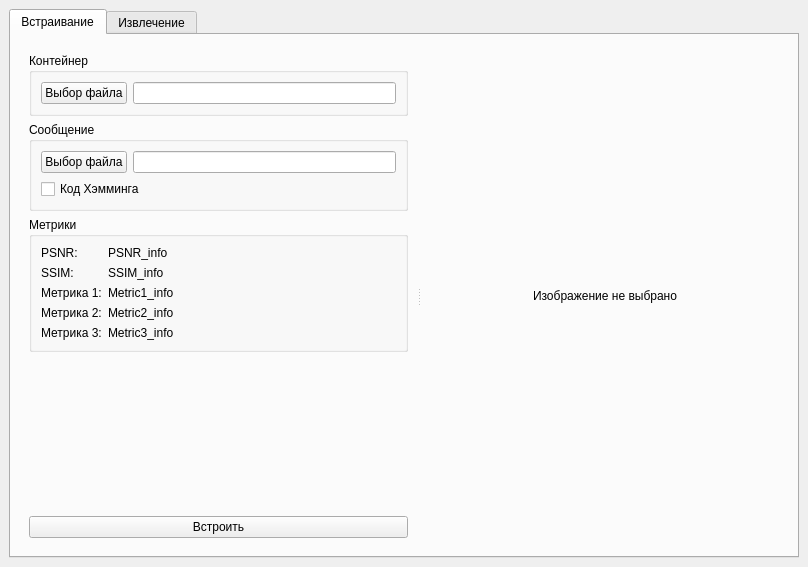
<?xml version="1.0" encoding="UTF-8"?>
<ui version="4.0">
 <class>MainWindow</class>
 <widget class="QMainWindow" name="MainWindow">
  <property name="geometry">
   <rect>
    <x>0</x>
    <y>0</y>
    <width>808</width>
    <height>567</height>
   </rect>
  </property>
  <property name="windowTitle">
   <string>LSB</string>
  </property>
  <property name="documentMode">
   <bool>false</bool>
  </property>
  <widget class="QWidget" name="centralwidget">
   <layout class="QVBoxLayout" name="verticalLayout_11">
    <item>
     <widget class="QTabWidget" name="tabWidget">
      <property name="currentIndex">
       <number>0</number>
      </property>
      <widget class="QWidget" name="Embed_tab">
       <attribute name="title">
        <string>Встраивание</string>
       </attribute>
       <layout class="QHBoxLayout" name="horizontalLayout_3">
        <item>
         <widget class="QSplitter" name="Embed_tab_splitter">
          <property name="baseSize">
           <size>
            <width>0</width>
            <height>0</height>
           </size>
          </property>
          <property name="orientation">
           <enum>Qt::Horizontal</enum>
          </property>
          <widget class="QFrame" name="Controls_frame">
           <layout class="QVBoxLayout" name="verticalLayout_3">
            <item>
             <widget class="QGroupBox" name="Container_groupBox">
              <property name="title">
               <string>Контейнер</string>
              </property>
              <layout class="QVBoxLayout" name="verticalLayout">
               <item>
                <layout class="QHBoxLayout" name="Container_file_horizontalLayout">
                 <item>
                  <widget class="QPushButton" name="Container_fileChoose_button">
                   <property name="text">
                    <string>Выбор файла</string>
                   </property>
                  </widget>
                 </item>
                 <item>
                  <widget class="QLineEdit" name="Container_filePath_line">
                   <property name="text">
                    <string/>
                   </property>
                  </widget>
                 </item>
                </layout>
               </item>
              </layout>
             </widget>
            </item>
            <item>
             <widget class="QGroupBox" name="Message_groupBox">
              <property name="title">
               <string>Сообщение</string>
              </property>
              <layout class="QVBoxLayout" name="verticalLayout_2">
               <item>
                <layout class="QHBoxLayout" name="Message_file_horizontalLayout">
                 <item>
                  <widget class="QPushButton" name="Message_fileChoose_button">
                   <property name="text">
                    <string>Выбор файла</string>
                   </property>
                  </widget>
                 </item>
                 <item>
                  <widget class="QLineEdit" name="Message_filePath_line">
                   <property name="text">
                    <string/>
                   </property>
                  </widget>
                 </item>
                </layout>
               </item>
               <item>
                <widget class="QCheckBox" name="Message_hammingCode_checkBox">
                 <property name="text">
                  <string>Код Хэмминга</string>
                 </property>
                </widget>
               </item>
              </layout>
             </widget>
            </item>
            <item>
             <widget class="QGroupBox" name="Metrics_groupBox">
              <property name="title">
               <string>Метрики</string>
              </property>
              <layout class="QFormLayout" name="formLayout">
               <item row="0" column="0">
                <widget class="QLabel" name="PSNR_label">
                 <property name="text">
                  <string>PSNR:</string>
                 </property>
                </widget>
               </item>
               <item row="0" column="1">
                <widget class="QLabel" name="PSNR_info">
                 <property name="text">
                  <string>PSNR_info</string>
                 </property>
                </widget>
               </item>
               <item row="1" column="0">
                <widget class="QLabel" name="SSIM_label">
                 <property name="text">
                  <string>SSIM:</string>
                 </property>
                </widget>
               </item>
               <item row="1" column="1">
                <widget class="QLabel" name="SSIM_info">
                 <property name="text">
                  <string>SSIM_info</string>
                 </property>
                </widget>
               </item>
               <item row="2" column="0">
                <widget class="QLabel" name="Metric1_label">
                 <property name="text">
                  <string>Метрика 1:</string>
                 </property>
                </widget>
               </item>
               <item row="2" column="1">
                <widget class="QLabel" name="Metric1_info">
                 <property name="text">
                  <string>Metric1_info</string>
                 </property>
                </widget>
               </item>
               <item row="3" column="0">
                <widget class="QLabel" name="Metric2_label">
                 <property name="text">
                  <string>Метрика 2:</string>
                 </property>
                </widget>
               </item>
               <item row="3" column="1">
                <widget class="QLabel" name="Metric2_info">
                 <property name="text">
                  <string>Metric2_info</string>
                 </property>
                </widget>
               </item>
               <item row="4" column="0">
                <widget class="QLabel" name="Metric3_label">
                 <property name="text">
                  <string>Метрика 3:</string>
                 </property>
                </widget>
               </item>
               <item row="4" column="1">
                <widget class="QLabel" name="Metric3_info">
                 <property name="text">
                  <string>Metric3_info</string>
                 </property>
                </widget>
               </item>
              </layout>
             </widget>
            </item>
            <item>
             <spacer name="Controls_verticalSpacer">
              <property name="orientation">
               <enum>Qt::Vertical</enum>
              </property>
              <property name="sizeHint" stdset="0">
               <size>
                <width>20</width>
                <height>40</height>
               </size>
              </property>
             </spacer>
            </item>
            <item>
             <widget class="QPushButton" name="Embed_button">
              <property name="text">
               <string>Встроить</string>
              </property>
             </widget>
            </item>
           </layout>
          </widget>
          <widget class="QWidget" name="ShowImage_widget" native="true">
           <layout class="QHBoxLayout" name="horizontalLayout">
            <item>
             <spacer name="horizontalSpacer">
              <property name="orientation">
               <enum>Qt::Horizontal</enum>
              </property>
              <property name="sizeHint" stdset="0">
               <size>
                <width>40</width>
                <height>20</height>
               </size>
              </property>
             </spacer>
            </item>
            <item>
             <widget class="QLabel" name="ShowImage_label">
              <property name="baseSize">
               <size>
                <width>0</width>
                <height>0</height>
               </size>
              </property>
              <property name="text">
               <string>Изображение не выбрано</string>
              </property>
             </widget>
            </item>
            <item>
             <spacer name="horizontalSpacer_2">
              <property name="orientation">
               <enum>Qt::Horizontal</enum>
              </property>
              <property name="sizeHint" stdset="0">
               <size>
                <width>40</width>
                <height>20</height>
               </size>
              </property>
             </spacer>
            </item>
           </layout>
          </widget>
         </widget>
        </item>
       </layout>
      </widget>
      <widget class="QWidget" name="Extract_tab">
       <attribute name="title">
        <string>Извлечение</string>
       </attribute>
       <layout class="QHBoxLayout" name="horizontalLayout_5">
        <item>
         <widget class="QSplitter" name="Extract_tab_splitter">
          <property name="orientation">
           <enum>Qt::Horizontal</enum>
          </property>
          <widget class="QFrame" name="Controls_frame_ext">
           <layout class="QVBoxLayout" name="verticalLayout_7">
            <item>
             <widget class="QGroupBox" name="Container_groupBox_ext">
              <property name="title">
               <string>Контейнер</string>
              </property>
              <layout class="QVBoxLayout" name="verticalLayout_8">
               <item>
                <layout class="QHBoxLayout" name="Container_file_horizontalLayout_ext">
                 <item>
                  <widget class="QPushButton" name="Container_fileChoose_button_ext">
                   <property name="text">
                    <string>Выбор файла</string>
                   </property>
                  </widget>
                 </item>
                 <item>
                  <widget class="QLineEdit" name="Container_filePath_line_ext">
                   <property name="text">
                    <string/>
                   </property>
                  </widget>
                 </item>
                </layout>
               </item>
              </layout>
             </widget>
            </item>
            <item>
             <widget class="QGroupBox" name="Message_groupBox_ext">
              <property name="title">
               <string>Сообщение</string>
              </property>
              <layout class="QVBoxLayout" name="verticalLayout_9">
               <item>
                <layout class="QHBoxLayout" name="Message_file_horizontalLayout_ext">
                 <item>
                  <widget class="QPushButton" name="Message_fileChoose_button_ext">
                   <property name="text">
                    <string>Выбор файла</string>
                   </property>
                  </widget>
                 </item>
                 <item>
                  <widget class="QLineEdit" name="Message_filePath_line_ext">
                   <property name="text">
                    <string/>
                   </property>
                  </widget>
                 </item>
                </layout>
               </item>
               <item>
                <widget class="QCheckBox" name="Message_hammingCode_checkBox_ext">
                 <property name="text">
                  <string>Код Хэмминга</string>
                 </property>
                </widget>
               </item>
              </layout>
             </widget>
            </item>
            <item>
             <spacer name="verticalSpacer">
              <property name="orientation">
               <enum>Qt::Vertical</enum>
              </property>
              <property name="sizeHint" stdset="0">
               <size>
                <width>20</width>
                <height>40</height>
               </size>
              </property>
             </spacer>
            </item>
            <item>
             <widget class="QPushButton" name="Extract_button">
              <property name="text">
               <string>Извлечь</string>
              </property>
             </widget>
            </item>
           </layout>
          </widget>
          <widget class="QWidget" name="ShowImage_widget_ext" native="true">
           <layout class="QHBoxLayout" name="horizontalLayout_2">
            <item>
             <spacer name="horizontalSpacer_3">
              <property name="orientation">
               <enum>Qt::Horizontal</enum>
              </property>
              <property name="sizeHint" stdset="0">
               <size>
                <width>40</width>
                <height>20</height>
               </size>
              </property>
             </spacer>
            </item>
            <item>
             <widget class="QLabel" name="ShowImage_label_ext">
              <property name="text">
               <string>Изображение не выбрано</string>
              </property>
             </widget>
            </item>
            <item>
             <spacer name="horizontalSpacer_4">
              <property name="orientation">
               <enum>Qt::Horizontal</enum>
              </property>
              <property name="sizeHint" stdset="0">
               <size>
                <width>40</width>
                <height>20</height>
               </size>
              </property>
             </spacer>
            </item>
           </layout>
          </widget>
         </widget>
        </item>
       </layout>
      </widget>
     </widget>
    </item>
   </layout>
  </widget>
 </widget>
 <resources/>
 <connections/>
</ui>
